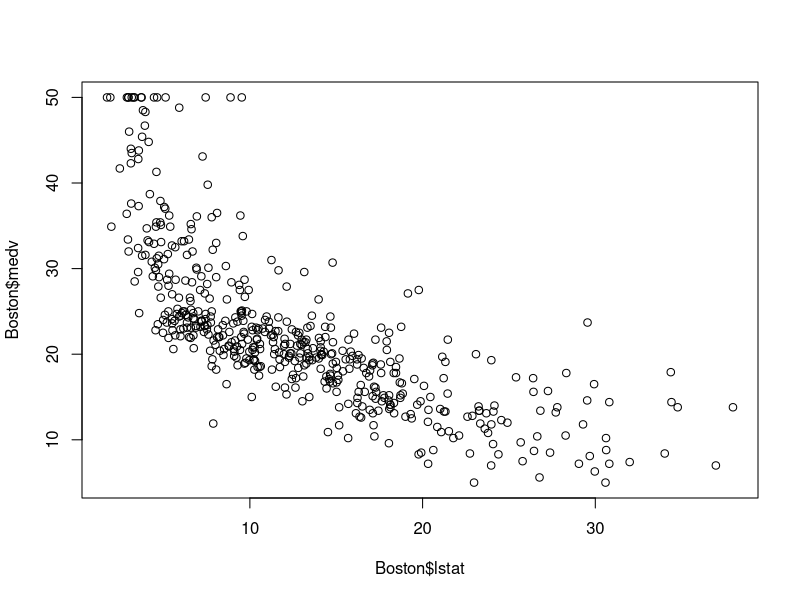
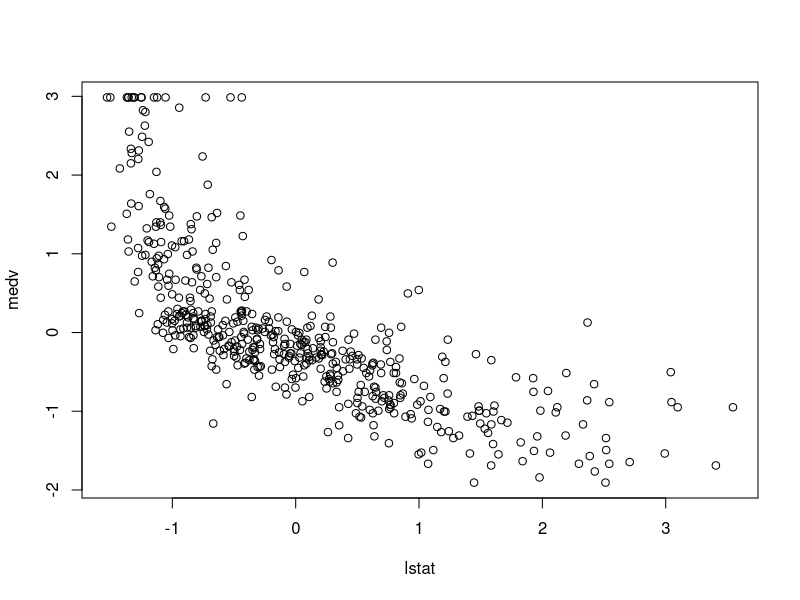
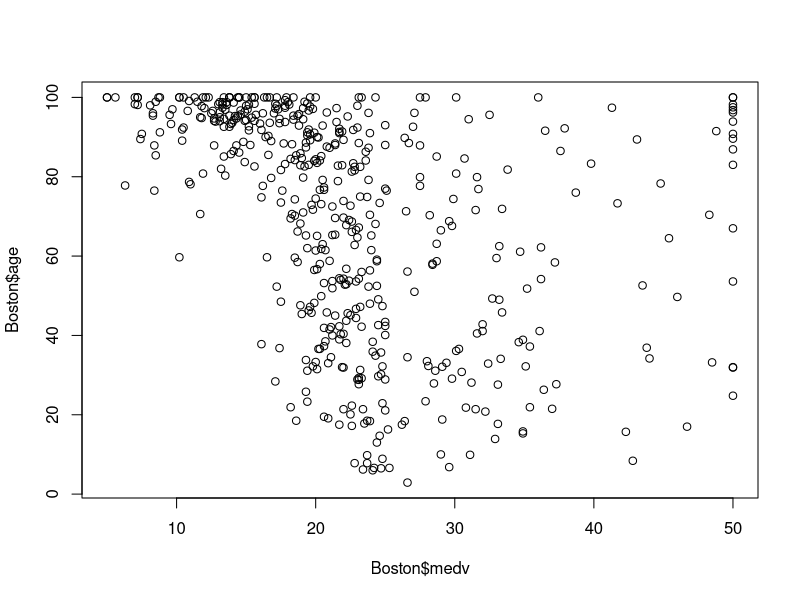

Source code (R) for these figures, in order:
library(MASS) 
lm.fit <- lm(medv ~ lstat + age, data = Boston)
summary(Boston)
#Q1
sum((Boston$medv - median(Boston$medv))^2)
#Fit medv (median house value) as a linear function of lstat (percentage of lower status of the population) and age (proportion of units built prior to 1940).
lm.fit <- lm(medv ~ lstat + age, data = Boston)
summary(lm.fit)
#From the model summary, answer these questions:
# Q2: What is the Residual Sum of Squares (RSS) of this fit?
anova(lm.fit)
deviance(lm.fit)
sum(resid(lm.fit)^2)
#
# Q3: How much proportion of the variance in medv is accounted for by this fit?
summary(lm.fit)
# Multiple R-squared:  0.5513,	Adjusted R-squared:  0.5495 
#
# Q4: Overall, is there a relationship between the response variable medv and the predictors lstat and age? How do you make such a conclusion?
# not much the age but lstat: p-value: < 2.2e-16

# Q5: Is there a relationship between medv and each of the predictors? How do you tell?
plot(Boston$lstat,Boston$medv)
cor(Boston$lstat,Boston$medv)
medv <- scale(Boston$medv, center=TRUE, scale=TRUE)
lstat <- scale(Boston$lstat, center=TRUE, scale=TRUE)
plot(lstat,medv)
cor(lstat,medv)
#
plot(Boston$medv, Boston$age)
cor(Boston$medv, Boston$age)

# Q6: What is the estimated standard deviation of the irreducible error in the model . 
summary(lm.fit)$sigma
#
# Q7: How do you interpret the coefficient estimate on age, i.e., the value 0.0345, in the model context?
# each +1 on age causes increace in  medv of 0.0345 
#
sapply(Boston, mode)
#

lm.fit.full <- lm(medv ~ ., data = Boston)
summary(lm.fit.full)
#Now display the model summary using summary(lm.fit.full) and answewr these questions.
#Q8: How many predictors are used in this model fit?
# 13
#Q9: Which predictors have a significant effect on the response variable at a confidence level of 0.95?
coef(lm.fit.full)
#               Estimate Std. Error t value Pr(>|t|)    
#crim        -1.080e-01  3.286e-02  -3.287 0.001087 ** 
#zn           4.642e-02  1.373e-02   3.382 0.000778 ***
#chas         2.687e+00  8.616e-01   3.118 0.001925 ** 
#nox         -1.777e+01  3.820e+00  -4.651 4.25e-06 ***
#rm           3.810e+00  4.179e-01   9.116  < 2e-16 ***
#dis         -1.476e+00  1.995e-01  -7.398 6.01e-13 ***
#rad          3.060e-01  6.635e-02   4.613 5.07e-06 ***
#tax         -1.233e-02  3.760e-03  -3.280 0.001112 ** 
#ptratio     -9.527e-01  1.308e-01  -7.283 1.31e-12 ***
#black        9.312e-03  2.686e-03   3.467 0.000573 ***
#lstat       -5.248e-01  5.072e-02 -10.347  < 2e-16 ***
#Q10: Does age present a significant effect on medv in this model?
# No  p-value: 0.958229 
 
(VIF_age <- 1/(1-summary(lm(age ~ .-medv, data = Boston))$r.sq)) 
#
library(car)
vif(lm.fit.full)
#
lm.fit.all_but_age <- lm(medv ~ . - age, data = Boston)
# Q11: Compare the Multiple R-squared and Adjusted R-sqaured values between this model and the full model. Comment on the differences. Which model do you think is better?
summary(lm.fit.all_but_age) # Multiple R-squared:  0.7406,	Adjusted R-squared:  0.7343
summary(lm.fit.full) # Multiple R-squared:  0.7406,	Adjusted R-squared:  0.7338 
#
AIC(lm.fit.full) 
# [1] 3027.609
BIC(lm.fit.full)
# [1] 3091.007
AIC(lm.fit.all_but_age)
# [1] 3025.611
BIC(lm.fit.all_but_age)
# [1] 3084.783

